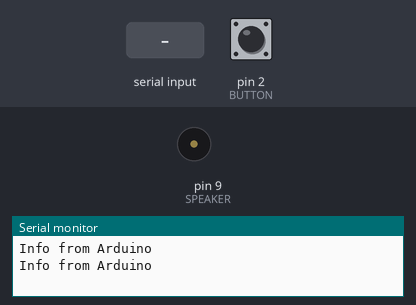
This sketch was run on a simulated Arduino Uno, built with avr-gcc and run on an emulated ATmega328P. Parts: buzzer (waves = sounding), the last lines printed to the serial monitor. The test bench sets the inputs (shaded band); at power-on: pin 2 (BUTTON) LOW.

Above: at 2.0 s.
2.1 s: "0" received over Serial
At 3.4 s:
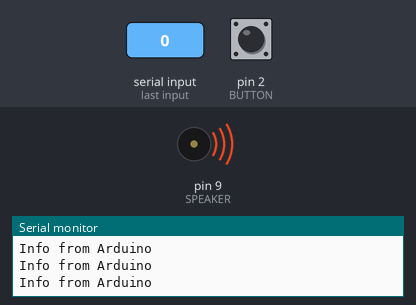
5.1 s: pin 2 (BUTTON) pulled HIGH for 0.15 s
6.7 s: "1" received over Serial
At 8.0 s:
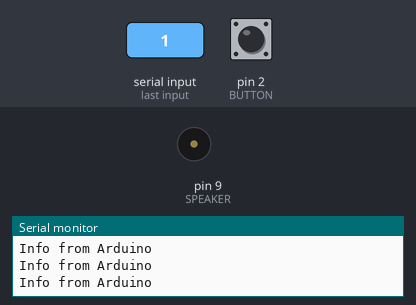
9.7 s: pin 2 (BUTTON) pulled HIGH for 1 s
Timing chart, 0 to 12.7 s (numbered marks = the images above; inputs shaded):
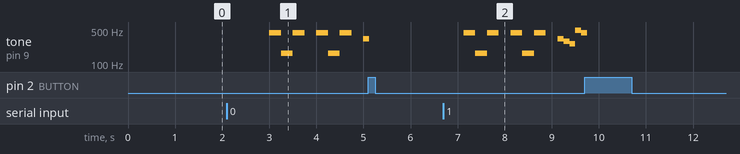

Measured:
- after the input at 2.1 s, tone on pin 9 (SPEAKER): plays 440 Hz for 0.25 s, 165 Hz for 0.25 s, 440 Hz for 0.25 s, 440 Hz for 0.25 s, 165 Hz for 0.25 s, 440 Hz for 0.25 s … (7 notes in this stretch), starting after 0.90 s
- after the input at 6.7 s, tone on pin 9 (SPEAKER): plays 440 Hz for 0.25 s, 165 Hz for 0.25 s, 440 Hz for 0.25 s, 440 Hz for 0.25 s, 165 Hz for 0.25 s, 440 Hz for 0.25 s … (11 notes in this stretch), starting after 0.43 s

The sketch:

PROJECT.ino
```cpp
#include "pitches.h"

const int SPEAKER = 9; //выход динамика
const int BUTTON = 2; //выход кнопки

int BUTTON_STATE = 0;
int i = 0; // счетчик для мелодии
String getinfo = "0"; //получаемый код через ком-порт
unsigned long minutes = 1000L * 60;
int num = 0; //количество повторов остановки
boolean repeat = false;


int notes[] = {
  NOTE_A4, NOTE_E3, NOTE_A4, 0,
  NOTE_A4, NOTE_E3, NOTE_A4, 0,
  NOTE_E4, NOTE_D4, NOTE_C4, NOTE_B4, NOTE_A4, NOTE_B4, NOTE_C4, NOTE_D4,
  NOTE_E4, NOTE_E3, NOTE_A4, 0
};

int times[] = {
  250, 250, 250, 250,
  250, 250, 250, 250,
  125, 125, 125, 125, 125, 125, 125, 125,
  250, 250, 250, 250
};

void setup()
{
  pinMode (BUTTON, INPUT);
  Serial.begin(9600);

}


void setalarm()
{
  if (digitalRead(BUTTON) == LOW && (BUTTON_STATE == 0 || repeat == true))
  {
    tone(SPEAKER, notes[i], times[i]);
    delay(times[i]);

    if (i == 19)
      i = 0;
    else
      i++;
  }

  if (digitalRead(BUTTON) == HIGH)
  {
    BUTTON_STATE = 1;
    num++;
  }
}

void resetData()
{
    getinfo = "0";
    BUTTON_STATE=0;
    repeat=false;
    num=0;
    i=0;
}
void loop()
{
  if (getinfo == "0")
  {
    Serial.println("Info from Arduino");
    delay(1000);
    if (Serial.available())
    {
      getinfo = Serial.read();
    }
  }


  if (getinfo == "48")
  {
    setalarm();
    if (BUTTON_STATE==1)
         resetData();

  }

  if (getinfo == "49")
  {
    setalarm();
    if (BUTTON_STATE == 1 && num == 1)
    {
      if ( repeat == false)
      {
        delay(5 * minutes);
        repeat = true;
        i = 0;
      }

      setalarm();

      if (num == 2)
      {
        resetData();
      }
    }

  }


}
```

pitches.h
```cpp
/*************************************************
 * Public Constants
 *************************************************/

#define NOTE_B0  31
#define NOTE_C1  33
#define NOTE_CS1 35
#define NOTE_D1  37
#define NOTE_DS1 39
#define NOTE_E1  41
#define NOTE_F1  44
#define NOTE_FS1 46
#define NOTE_G1  49
#define NOTE_GS1 52
#define NOTE_A1  55
#define NOTE_AS1 58
#define NOTE_B1  62
#define NOTE_C2  65
#define NOTE_CS2 69
#define NOTE_D2  73
#define NOTE_DS2 78
#define NOTE_E2  82
#define NOTE_F2  87
#define NOTE_FS2 93
#define NOTE_G2  98
#define NOTE_GS2 104
#define NOTE_A2  110
#define NOTE_AS2 117
#define NOTE_B2  123
#define NOTE_C3  131
#define NOTE_CS3 139
#define NOTE_D3  147
#define NOTE_DS3 156
#define NOTE_E3  165
#define NOTE_F3  175
#define NOTE_FS3 185
#define NOTE_G3  196
#define NOTE_GS3 208
#define NOTE_A3  220
#define NOTE_AS3 233
#define NOTE_B3  247
#define NOTE_C4  262
#define NOTE_CS4 277
#define NOTE_D4  294
#define NOTE_DS4 311
#define NOTE_E4  330
#define NOTE_F4  349
#define NOTE_FS4 370
#define NOTE_G4  392
#define NOTE_GS4 415
#define NOTE_A4  440
#define NOTE_AS4 466
#define NOTE_B4  494
#define NOTE_C5  523
#define NOTE_CS5 554
#define NOTE_D5  587
#define NOTE_DS5 622
#define NOTE_E5  659
#define NOTE_F5  698
#define NOTE_FS5 740
#define NOTE_G5  784
#define NOTE_GS5 831
#define NOTE_A5  880
#define NOTE_AS5 932
#define NOTE_B5  988
#define NOTE_C6  1047
#define NOTE_CS6 1109
#define NOTE_D6  1175
#define NOTE_DS6 1245
#define NOTE_E6  1319
#define NOTE_F6  1397
#define NOTE_FS6 1480
#define NOTE_G6  1568
#define NOTE_GS6 1661
#define NOTE_A6  1760
#define NOTE_AS6 1865
#define NOTE_B6  1976
#define NOTE_C7  2093
#define NOTE_CS7 2217
#define NOTE_D7  2349
#define NOTE_DS7 2489
#define NOTE_E7  2637
#define NOTE_F7  2794
#define NOTE_FS7 2960
#define NOTE_G7  3136
#define NOTE_GS7 3322
#define NOTE_A7  3520
#define NOTE_AS7 3729
#define NOTE_B7  3951
#define NOTE_C8  4186
#define NOTE_CS8 4435
#define NOTE_D8  4699
#define NOTE_DS8 4978
```
